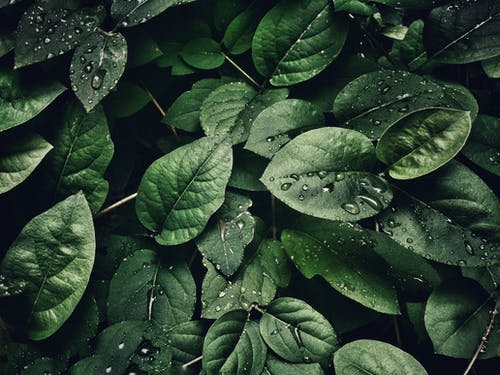
#> input picture Images/Leaves.jpeg, 500 x 375 px
$ python contours.py
#> lines starting #> are read from the running program, lines starting #| are printed output that depends on the picture; after the words box and inside, x2 and y2 are one past the last pixel; in counts of white or black regions, pixels touching at a corner belong together
import cv2 as cv
import numpy as np

img = cv.imread("Images/Leaves.jpeg")
#> img is the input picture: shape (375, 500, 3); mean B, G, R 48.7, 64.1, 44.8

cv.imshow("Leaves", img)

################################################################################################

gray = cv.cvtColor(img, cv.COLOR_BGR2GRAY)
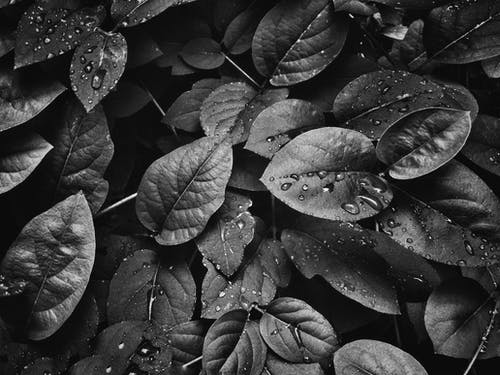
#> gray: shape (375, 500); min 0, max 254, mean 56.6
cv.imshow("Gray", gray)

blur = cv.GaussianBlur(gray, (5, 5), cv.BORDER_DEFAULT)
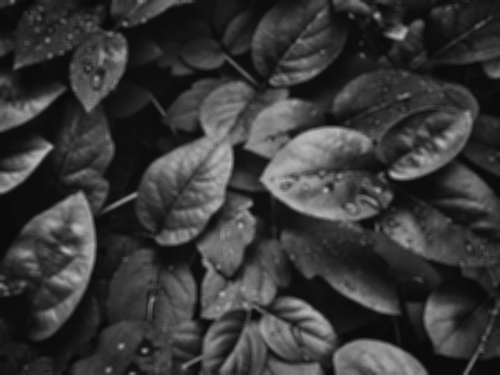
#> blur: shape (375, 500); min 9, max 187, mean 56.6
cv.imshow("Blur", blur)

canny = cv.Canny(blur, 125, 175)
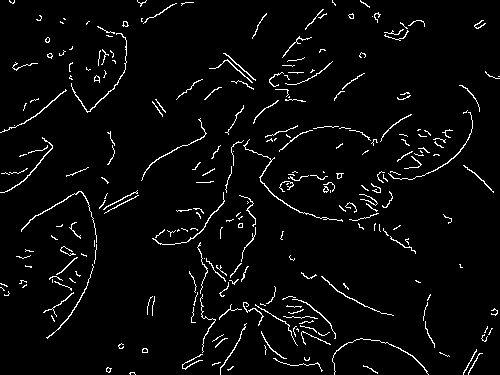
#> canny: shape (375, 500); 3.7% white in thin lines or dots
cv.imshow("Canny Edges", canny)

# Contours

# This takes in edges, which contours to use, and contous method
# Function returns 2 values: List of all contours found, and hierarchies of contours
contours, hiearchies = cv.findContours(
    canny, cv.RETR_LIST, cv.CHAIN_APPROX_SIMPLE)
#> contours = 270 contours, 250 with area under 20; largest, box (x1, y1, x2, y2) and area: (243, 139, 343, 222) 54, (71, 33, 127, 113) 50, (0, 137, 53, 193) 46, (21, 191, 97, 243) 44, (152, 192, 225, 245) 38; hiearchies = 270 rows, first 6: [1, -1, -1, -1], [2, 0, -1, -1], [3, 1, -1, -1], [4, 2, -1, -1], [5, 3, -1, -1], [6, 4, -1, -1]
print(f"Contours: {len(contours)} contour(s) found!")
#| Contours: 270 contour(s) found!

################################################################################################

# Thresholding

# Thresholding looks and BINARIZES an image
# If pixel intensity below 125 it is set to 0 (Black)
# but if above 125 set to 255 (White)
ret, thresh = cv.threshold(gray, 125, 255, cv.THRESH_BINARY)
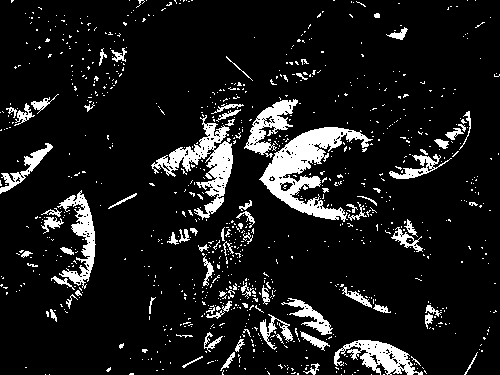
#> thresh: shape (375, 500); 10.3% white; 926 white regions (847 under 20 px)
cv.imshow("Thresh", thresh)

contours2, hiearchies2 = cv.findContours(
    thresh, cv.RETR_LIST, cv.CHAIN_APPROX_SIMPLE)
#> contours2 = 1259 contours, 1200 with area under 20; largest, box (x1, y1, x2, y2) and area: (259, 127, 373, 222) 3592, (151, 115, 233, 220) 2262, (334, 340, 423, 375) 1338, (57, 190, 96, 289) 1158, (244, 99, 298, 158) 1108; hiearchies2 = 1259 rows, first 6: [1, -1, -1, -1], [2, 0, -1, -1], [3, 1, -1, -1], [4, 2, -1, -1], [5, 3, -1, -1], [6, 4, -1, -1]
print(f"Contours after threshold: {len(contours2)} contour(s) found!")
#| Contours after threshold: 1259 contour(s) found!

################################################################################################

# Drawing contours from blank image (Demo of how it works)

blank = np.zeros(img.shape, dtype="uint8")
cv.imshow("Blank", blank)

# Drawing contours onto blank image using contours2 variable
# Since we want to draw all contours, we specify as -1
# Contour colors are red with thickness as 2
cv.drawContours(blank, contours, -1, (100, 100, 255), thickness=1)
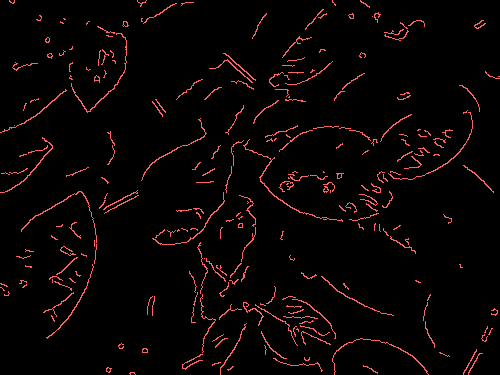
#> blank: shape (375, 500, 3); mean of channels 0, 1, 2 3.7, 3.7, 9.3; drawn as B, G, R
cv.imshow("Contours Drawn", blank)


cv.waitKey(0)
